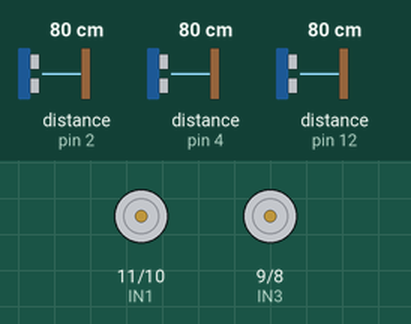
Simulated run of this sketch. Board: Arduino Uno, built with avr-gcc and run on an emulated ATmega328P. Parts: motor-driver pin pairs drawn as motors (green arrow = first pin HIGH = forward, orange = second pin HIGH = backward, longer = more drive, scaled by the enable pin). Wiring (inferred from the names in the program): 3 × ultrasonic range finder: trigger pin 3, echo pin 2 / trigger pin 7, echo pin 4 / trigger pin 13, echo pin 12. Inputs (shaded band) come from the test bench; at power-on: distance to the obstacle (sensors on pin 2, pin 4, pin 12) 80 cm. The echo pulse lasts 58.3 µs per cm.

Above: at 1.2 s.
1.3 s: distance to the obstacle (sensor on pin 2) set to 47 cm
2.8 s: distance to the obstacle (sensor on pin 2) set to 39 cm
At 2.88 s:
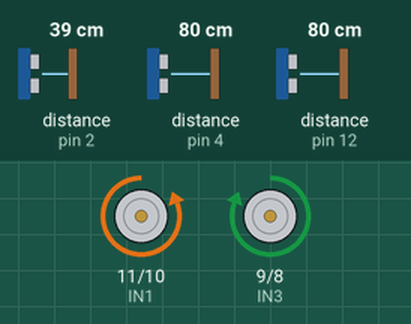
5.8 s: distance to the obstacle (sensor on pin 2) set to 24 cm
8.8 s: distance to the obstacle (sensor on pin 2) set to 19 cm
At 9.2 s:
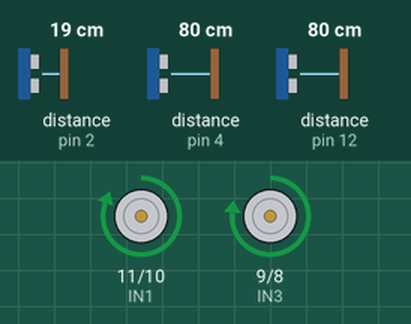
10.3 s: distance to the obstacle (sensor on pin 4) set to 18 cm
11.8 s: distance to the obstacle (sensor on pin 4) set to 13 cm
At 11.88 s:
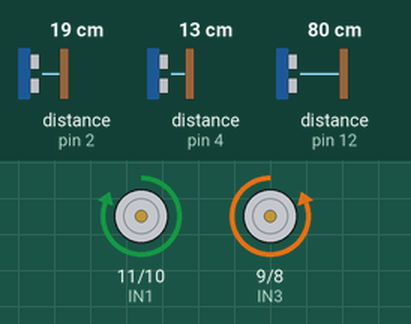
Timing chart, 0 to 15.8 s (numbered marks = the images above; inputs shaded):
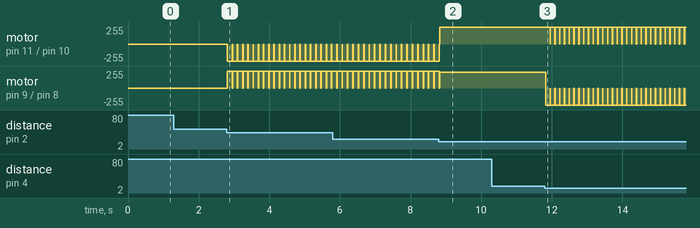

The sketch:

MazeSolving.ino
```cpp
//Các chân của L298N
#define ENA 6
#define IN1 11
#define IN2 10
#define IN3 9
#define IN4 8
#define ENB 5

//Cảm biến siêu âm trước
#define TRIG_FRONT 7
#define ECHO_FRONT 4

//Cảm biến siêu âm phải
#define TRIG_RIGHT 13
#define ECHO_RIGHT 12

//Cảm biến siêu âm trái
#define TRIG_LEFT 3
#define ECHO_LEFT 2

const int MinDistance = 15; //Khoảng cách tối thiểu để bám tường 15cm
const int Turn = 20; //Ngưỡng để phát hiện ngã rẽ
const int Speed = 255; //Tốc độ bánh xe
const int K = 5; //Hằng số K để điều chỉnh tốc độ bánh

bool Turning = false; //Kiểm tra xem robot có đang rẽ hay không
unsigned long Last = 0; //Thời gian chạy của vòng loop trước
const unsigned long Delay = 30; //Thời gian delay 30ms giữa các vòng lặp
unsigned long TurnStart = 0; //Thời gian robot bắt đầu rẽ
const unsigned long TurnDuration = 118; //Thời gian robot rẽ: 118ms

const int Exit = 40; //Ngưỡng để robot biết nó đã thoát khỏi mê cung
//Hàm đọc khoảng cách
int GetDis(int Trig, int Echo){
  digitalWrite(Trig, LOW);
  delayMicroseconds(2);
  digitalWrite(Trig, HIGH);
  delayMicroseconds(10);
  digitalWrite(Trig, LOW);

  int time = pulseIn(Echo, HIGH);
  int distance = time / 2 / 29.412;
  return distance;
}

//Kiểm tra xem đã thoát mê cung hay chưa
bool isExit(int DisFront, int DisRight, int DisLeft){
  if(DisFront > Exit && DisRight > Exit && DisLeft > Exit) return true;
  return false;
}

// Hàm điều khiển động cơ
void Motor(int LeftSpeed, int RightSpeed, int leftDirection, int rightDirection) {
  digitalWrite(IN1, leftDirection);
  digitalWrite(IN2, !leftDirection);
  digitalWrite(IN3, rightDirection);
  digitalWrite(IN4, !rightDirection);
  analogWrite(ENA, LeftSpeed);
  analogWrite(ENB, RightSpeed);
}

// Rẽ trái
void Left() {
  Turning = true;
  TurnStart = millis();
  Motor(255, 255, LOW, HIGH);
}

// Rẽ phải
void Right() {
  Turning = true;
  TurnStart = millis();
  Motor(255, 255, HIGH, LOW);
}

// Dừng lại
void Stop() {
  Motor(0, 0, LOW, LOW);
}

void setup() {
  pinMode(ENA, OUTPUT);
  pinMode(IN1, OUTPUT);
  pinMode(IN2, OUTPUT);
  pinMode(IN3, OUTPUT);
  pinMode(IN4, OUTPUT);
  pinMode(ENB, OUTPUT);

  pinMode(TRIG_FRONT, OUTPUT);
  pinMode(ECHO_FRONT, INPUT);

  pinMode(TRIG_LEFT, OUTPUT);
  pinMode(ECHO_LEFT, INPUT);

  pinMode(TRIG_RIGHT, OUTPUT);
  pinMode(ECHO_RIGHT, INPUT);
}

void loop() {
  unsigned long CurrentTime = millis();

  if(CurrentTime - Last < Delay) return; //Giới hạn vòng lặp
  int DisFront = GetDis(TRIG_FRONT, ECHO_FRONT); //Lấy khoảng cách trước
  int DisLeft = GetDis(TRIG_LEFT, ECHO_LEFT); //Lấy khoảng cách trái
  int DisRight = GetDis(TRIG_RIGHT, ECHO_RIGHT); //lấy khoảng cách phải

  if(isExit(DisFront, DisRight, DisLeft)){
    Stop();
    return;
  }

  if(Turning){ //Nếu robot đang rẽ
    if(CurrentTime - TurnStart >= TurnDuration){ //Nếu đủ thời gian rẽ
      Stop();
      Turning = false;
    }
    return;
  }
  if(DisFront < MinDistance){ //Nếu phía trước có vật cản
    if(DisLeft > Turn) Left(); //Nếu trái có đường thì quay sang trái
    else Right(); //Nếu không thì quay sang phải
  }
  else{ //Nếu phía trước không có vật cản, sử dụng công thức tổng quát của điều khiển PID
    if(DisLeft > Turn) Left(); //Nếu có ngã rẽ phía bên trái thì rẽ
    else{ //Nếu không duy trì khoảng cách cố định với tường
      int Error = DisLeft - MinDistance; //Sai số giữa khoảng cách của xe với giá trị ban đầu
      int Adj = K * Error; //Giá trị để điều chỉnh xe

      //Tính tốc độ mỗi bánh
      int LeftSpeed = Speed + Adj;
      int RightSpeed = Speed - Adj;

      //Giới hạn tốc độ
      LeftSpeed = constrain(LeftSpeed, 0, 255);
      RightSpeed = constrain(RightSpeed, 0, 255);

      Motor(LeftSpeed, RightSpeed, HIGH, HIGH);
    }
  }
    Last = CurrentTime;
}
```

Measured:
- the behaviour switches between 42 and 41 cm on distance to the obstacle (sensor on pin 2) (found by bisection; images 0 and 1)
- the behaviour switches between 22 and 21 cm on distance to the obstacle (sensor on pin 2) (found by bisection; images 1 and 2)
- the behaviour switches between 16 and 15 cm on distance to the obstacle (sensor on pin 4) (found by bisection; images 2 and 3)
- after the input at 1.3 s, every drawn part: stays the same
- after the input at 2.8 s, motor on pin 11 (IN1) / pin 10 (IN2): alternates backward 255/255 for 0.13 s and stopped for 0.01 s, starting at once; motor on pin 9 (IN3) / pin 8 (IN4): alternates forward 255/255 for 0.13 s and stopped for 0.01 s, starting at once
- after the input at 10.3 s, every drawn part: stays the same
- after the input at 11.8 s, motor on pin 11 (IN1) / pin 10 (IN2): alternates forward 255/255 for 0.13 s and stopped for 0.01 s, starting after 0.15 s; motor on pin 9 (IN3) / pin 8 (IN4): alternates backward 255/255 for 0.13 s and stopped for 0.01 s, starting at once
